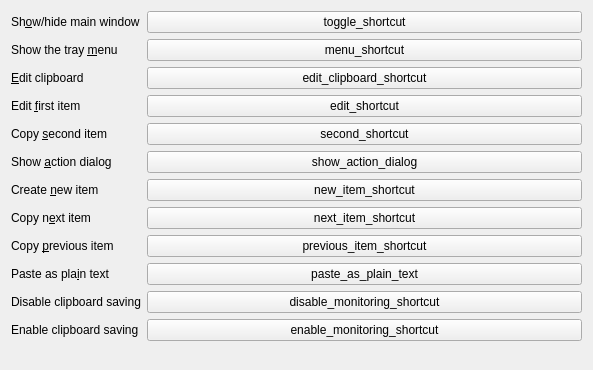
           <widget class="QWidget" name="scrollAreaWidgetContents_3">
            <property name="geometry">
             <rect>
              <x>0</x>
              <y>0</y>
              <width>593</width>
              <height>370</height>
             </rect>
            </property>
            <layout class="QFormLayout" name="formLayout_4">
             <property name="fieldGrowthPolicy">
              <enum>QFormLayout::AllNonFixedFieldsGrow</enum>
             </property>
             <item row="0" column="0">
              <widget class="QLabel" name="label">
               <property name="text">
                <string>Sh&amp;ow/hide main window</string>
               </property>
               <property name="buddy">
                <cstring>pushButton</cstring>
               </property>
              </widget>
             </item>
             <item row="0" column="1">
              <widget class="QPushButton" name="pushButton">
               <property name="toolTip">
                <string>Shortcut to show or hide main window</string>
               </property>
               <property name="text">
                <string>toggle_shortcut</string>
               </property>
              </widget>
             </item>
             <item row="1" column="0">
              <widget class="QLabel" name="label_2">
               <property name="text">
                <string>Show the tray &amp;menu</string>
               </property>
               <property name="buddy">
                <cstring>pushButton_2</cstring>
               </property>
              </widget>
             </item>
             <item row="1" column="1">
              <widget class="QPushButton" name="pushButton_2">
               <property name="toolTip">
                <string>Shortcut to show tray menu</string>
               </property>
               <property name="text">
                <string>menu_shortcut</string>
               </property>
              </widget>
             </item>
             <item row="2" column="0">
              <widget class="QLabel" name="label_23">
               <property name="text">
                <string>&amp;Edit clipboard</string>
               </property>
               <property name="buddy">
                <cstring>pushButton_3</cstring>
               </property>
              </widget>
             </item>
             <item row="2" column="1">
              <widget class="QPushButton" name="pushButton_3">
               <property name="toolTip">
                <string>Shortcut to edit clipboard content</string>
               </property>
               <property name="text">
                <string>edit_clipboard_shortcut</string>
               </property>
              </widget>
             </item>
             <item row="3" column="0">
              <widget class="QLabel" name="label_16">
               <property name="text">
                <string>Edit &amp;first item</string>
               </property>
               <property name="buddy">
                <cstring>pushButton_4</cstring>
               </property>
              </widget>
             </item>
             <item row="3" column="1">
              <widget class="QPushButton" name="pushButton_4">
               <property name="toolTip">
                <string>Shortcut to edit first item</string>
               </property>
               <property name="text">
                <string>edit_shortcut</string>
               </property>
              </widget>
             </item>
             <item row="4" column="0">
              <widget class="QLabel" name="label_17">
               <property name="text">
                <string>Copy &amp;second item</string>
               </property>
               <property name="buddy">
                <cstring>pushButton_5</cstring>
               </property>
              </widget>
             </item>
             <item row="4" column="1">
              <widget class="QPushButton" name="pushButton_5">
               <property name="toolTip">
                <string>Shortcut to put the second item to clipboard</string>
               </property>
               <property name="text">
                <string>second_shortcut</string>
               </property>
              </widget>
             </item>
             <item row="5" column="0">
              <widget class="QLabel" name="label_20">
               <property name="text">
                <string>Show &amp;action dialog</string>
               </property>
               <property name="buddy">
                <cstring>pushButton_6</cstring>
               </property>
              </widget>
             </item>
             <item row="5" column="1">
              <widget class="QPushButton" name="pushButton_6">
               <property name="toolTip">
                <string>Shortcut to show action dialog</string>
               </property>
               <property name="text">
                <string>show_action_dialog</string>
               </property>
              </widget>
             </item>
             <item row="6" column="0">
              <widget class="QLabel" name="label_22">
               <property name="text">
                <string>Create &amp;new item</string>
               </property>
               <property name="buddy">
                <cstring>pushButton_7</cstring>
               </property>
              </widget>
             </item>
             <item row="6" column="1">
              <widget class="QPushButton" name="pushButton_7">
               <property name="toolTip">
                <string>Shortcut to create new item</string>
               </property>
               <property name="text">
                <string>new_item_shortcut</string>
               </property>
              </widget>
             </item>
             <item row="7" column="0">
              <widget class="QLabel" name="label_7">
               <property name="text">
                <string>Copy n&amp;ext item</string>
               </property>
               <property name="buddy">
                <cstring>pushButton_8</cstring>
               </property>
              </widget>
             </item>
             <item row="7" column="1">
              <widget class="QPushButton" name="pushButton_8">
               <property name="toolTip">
                <string>Copy next item from current tab to clipboard</string>
               </property>
               <property name="text">
                <string>next_item_shortcut</string>
               </property>
              </widget>
             </item>
             <item row="8" column="0">
              <widget class="QLabel" name="label_10">
               <property name="text">
                <string>Copy &amp;previous item</string>
               </property>
               <property name="buddy">
                <cstring>pushButton_9</cstring>
               </property>
              </widget>
             </item>
             <item row="8" column="1">
              <widget class="QPushButton" name="pushButton_9">
               <property name="toolTip">
                <string>Copy previous item from current tab to clipboard</string>
               </property>
               <property name="text">
                <string>previous_item_shortcut</string>
               </property>
              </widget>
             </item>
             <item row="9" column="0">
              <widget class="QLabel" name="label_26">
               <property name="text">
                <string>Paste as pla&amp;in text</string>
               </property>
               <property name="buddy">
                <cstring>pushButton_10</cstring>
               </property>
              </widget>
             </item>
             <item row="9" column="1">
              <widget class="QPushButton" name="pushButton_10">
               <property name="toolTip">
                <string>Paste current clipboard content as plain text (i.e. remove formating).</string>
               </property>
               <property name="text">
                <string>paste_as_plain_text</string>
               </property>
              </widget>
             </item>
             <item row="10" column="0">
              <widget class="QLabel" name="label_27">
               <property name="text">
                <string>Disable clipboard saving</string>
               </property>
               <property name="buddy">
                <cstring>pushButton_11</cstring>
               </property>
              </widget>
             </item>
             <item row="10" column="1">
              <widget class="QPushButton" name="pushButton_11">
               <property name="text">
                <string>disable_monitoring_shortcut</string>
               </property>
              </widget>
             </item>
             <item row="11" column="0">
              <widget class="QLabel" name="label_28">
               <property name="text">
                <string>Enable clipboard saving</string>
               </property>
               <property name="buddy">
                <cstring>pushButton_12</cstring>
               </property>
              </widget>
             </item>
             <item row="11" column="1">
              <widget class="QPushButton" name="pushButton_12">
               <property name="text">
                <string>enable_monitoring_shortcut</string>
               </property>
              </widget>
             </item>
            </layout>
           </widget>
